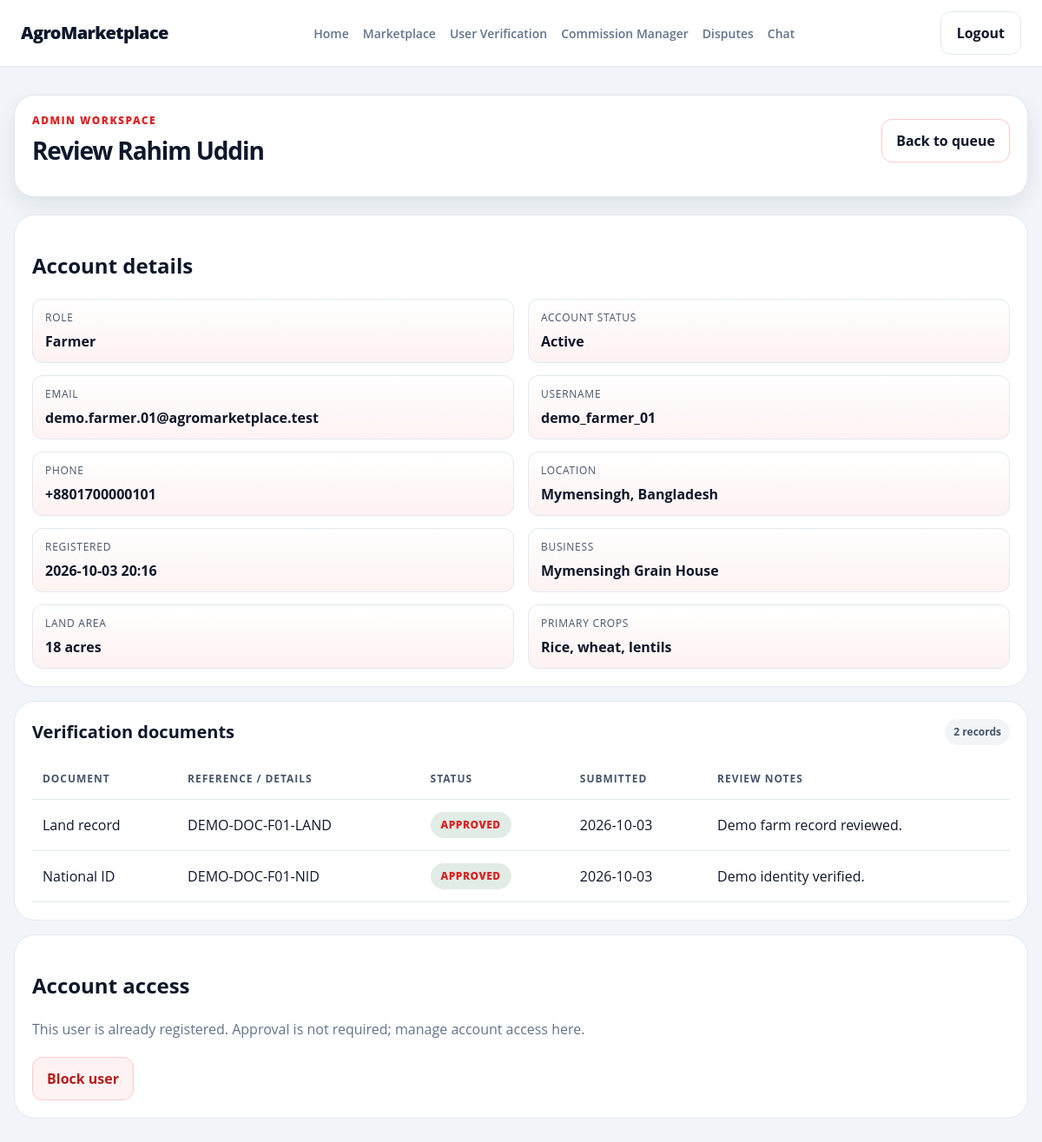
Screenshot of /admin/user-review.php?id=1 (signed in) with the database file from the repository.
### tables this page shows
CREATE TABLE `users` (
  `id` bigint UNSIGNED NOT NULL,
  `role` enum('buyer','farmer','delivery','admin') NOT NULL,
  `username` varchar(80) NOT NULL,
  `password` varchar(255) NOT NULL,
  `email` varchar(254) NOT NULL,
  `fullname` varchar(150) DEFAULT NULL,
  `phone` varchar(32) DEFAULT NULL,
  `address` text,
  `profile_description` text,
  `market_preferences` varchar(255) DEFAULT NULL,
  `business_name` varchar(180) DEFAULT NULL,
  `preferred_buying_category` varchar(100) DEFAULT NULL,
  `typical_order_volume` varchar(80) DEFAULT NULL,
  `land_area` varchar(80) DEFAULT NULL,
  `primary_crops` text,
  `verification_documents` text,
  `vehicle_capacity` varchar(100) DEFAULT NULL,
  `vehicle_license_plate` varchar(32) DEFAULT NULL,
  `account_status` enum('pending','active','suspended','closed') NOT NULL DEFAULT 'active',
  `created_at` timestamp NOT NULL DEFAULT CURRENT_TIMESTAMP,
  `updated_at` timestamp NOT NULL DEFAULT CURRENT_TIMESTAMP ON UPDATE CURRENT_TIMESTAMP
);

CREATE TABLE `user_verifications` (
  `id` bigint UNSIGNED NOT NULL,
  `user_id` bigint UNSIGNED NOT NULL,
  `document_type` varchar(100) NOT NULL,
  `document_reference` varchar(500) DEFAULT NULL,
  `status` enum('pending','approved','rejected') NOT NULL DEFAULT 'pending',
  `reviewed_by` bigint UNSIGNED DEFAULT NULL,
  `review_notes` text,
  `submitted_at` timestamp NOT NULL DEFAULT CURRENT_TIMESTAMP,
  `reviewed_at` datetime DEFAULT NULL
);

### database/app.php (called while the page is built, shortened)
<?php
require_once __DIR__ . '/connection.php';
function app_db(): PDO
{
    $connection = Database::getInstance()->getConnection();
    return $connection;
}
function app_database(): Database
{
    return Database::getInstance();
}
function escape_html(?string $value): string
{
    return htmlspecialchars($value ?? '', ENT_QUOTES, 'UTF-8');
}
function current_user(): ?array
{
    $user = app_database()->getUserInfo((int) $_SESSION['user_id']);
    return $user;
}
function require_role(array $roles): array
{
    $user = current_user();
    return $user;
}

### database/connection.php (called while the page is built, shortened)
<?php
class Database
{
    private static ?Database $instance = null;
    private ?PDO $conn = null;
    private function __construct()
    {
        $host = 'localhost';
        $port = '3306';
        $user = 'root';
        $pass = 'root';
        $database = 'agromarketplace';
        $charset = "utf8mb4";
        $dsn = "mysql:host=$host;port=$port;dbname=$database;charset=$charset";
        try {
            $this->conn = new PDO($dsn, $user, $pass, [
                PDO::ATTR_ERRMODE            => PDO::ERRMODE_EXCEPTION,
                PDO::ATTR_DEFAULT_FETCH_MODE => PDO::FETCH_ASSOC,
                PDO::ATTR_EMULATE_PREPARES   => false,
            ]);
        } catch (PDOException $e) {
            $this->conn = null;
            error_log("Database connection failed: " . $e->getMessage());
        }
    }
    public static function getInstance(): Database
    {
        if (self::$instance === null) {
            self::$instance = new Database();
        }
        return self::$instance;
    }
    public function getUserInfo(int $userId): ?array
    {
        $statement = $this->conn->prepare(
            'SELECT id, role, username, email, fullname, vehicle_capacity, vehicle_license_plate FROM users WHERE id = ? AND account_status = ?'
        );
        $statement->execute([$userId, 'active']);
        $user = $statement->fetch();
        return $user ?: null;
    }
    public function getAdminUserReview(int $userId): ?array
    {
        $statement = $this->conn->prepare(
            'SELECT id, role, username, email, fullname, phone, address, business_name,
                    preferred_buying_category, typical_order_volume, land_area, primary_crops,
                    verification_documents, vehicle_capacity, vehicle_license_plate,
                    account_status, created_at
             FROM users WHERE id = ?'
        );
        $statement->execute([$userId]);
        $user = $statement->fetch();
        return $user ?: null;
    }
    public function getUserVerifications(int $userId): array
    {
        $statement = $this->conn->prepare(
            'SELECT document_type, document_reference, status, review_notes, reviewed_at, submitted_at
             FROM user_verifications WHERE user_id = ? ORDER BY submitted_at DESC, id DESC'
        );
        $statement->execute([$userId]);
        return $statement->fetchAll();
    }
}

### admin/user-review.php (the view, shortened to what this page needs)
<?php
require_once __DIR__ . '/../database/app.php';
$admin = require_role(['admin']);
$database = app_database();
$userId = filter_var($_GET['id'] ?? null, FILTER_VALIDATE_INT);
$user = $database->getAdminUserReview((int) $userId);
$verifications = $database->getUserVerifications((int) $userId);
$displayName = $user['fullname'] ?: $user['username'];
?>
<!doctype html>
<html lang="en">
<head>
  <link rel="stylesheet" href="../colors.css">
  <link rel="stylesheet" href="../header.css">
  <link rel="stylesheet" href="admin.css">
</head>
<body>
  <header class="site-header">
    <div class="site-header-inner">
      <a class="brand" href="../index.php">AgroMarketplace</a>
      <nav class="nav" aria-label="Admin navigation">
        <a class="nav-link" href="index.php">Home</a>
        <a class="nav-link" href="marketplace.php">Marketplace</a>
        <a class="nav-link" href="user-verification.php">User Verification</a>
        <a class="nav-link" href="commission-manager.php">Commission Manager</a>
        <a class="nav-link" href="disputes.php">Disputes</a>
        <a class="nav-link" href="chat.php">Chat</a>
      </nav>
      <div class="site-header-actions">
        <a class="btn btn-ghost" href="../auth/logout.php">Logout</a>
      </div>
    </div>
  </header>
  <main class="page-shell">
    <section class="content-area">
      <section class="panel">
        <div class="page-head">
          <div>
            <p class="eyebrow">Admin workspace</p>
            <h1 class="page-title">Review <?= escape_html($displayName) ?></h1>
          </div>
          <a class="button button-secondary" href="user-verification.php">Back to queue</a>
        </div>
      </section>
      <section class="detail-layout single-column-detail">
        <article class="detail-card">
          <h2>Account details</h2>
          <div class="detail-meta">
            <div><span>Role</span><strong><?= escape_html(ucfirst($user['role'])) ?></strong></div>
            <div><span>Account status</span><strong><?= escape_html(ucfirst($user['account_status'])) ?></strong></div>
            <div><span>Email</span><strong><?= escape_html($user['email']) ?></strong></div>
            <div><span>Username</span><strong><?= escape_html($user['username']) ?></strong></div>
            <div><span>Phone</span><strong><?= escape_html($user['phone'] ?: 'Not provided') ?></strong></div>
            <div><span>Location</span><strong><?= escape_html($user['address'] ?: 'Not provided') ?></strong></div>
            <div><span>Registered</span><strong><?= escape_html(date('Y-m-d H:i', strtotime($user['created_at']))) ?></strong></div>
            <?php if ($user['business_name']): ?><div><span>Business</span><strong><?= escape_html($user['business_name']) ?></strong></div><?php endif; ?>
            <?php if ($user['land_area']): ?><div><span>Land area</span><strong><?= escape_html($user['land_area']) ?></strong></div><?php endif; ?>
            <?php if ($user['primary_crops']): ?><div><span>Primary crops</span><strong><?= escape_html($user['primary_crops']) ?></strong></div><?php endif; ?>
          </div>
        </article>
        <article class="detail-card">
          <div class="section-header">
            <h2>Verification documents</h2>
            <span class="pill pill-muted"><?= count($verifications) ?> records</span>
          </div>
          <?php if ($verifications): ?>
            <div class="table-wrap">
              <table class="data-table">
                <thead>
                  <tr><th>Document</th><th>Reference / details</th><th>Status</th><th>Submitted</th><th>Review notes</th></tr>
                </thead>
                <tbody>
                  <?php foreach ($verifications as $verification): ?>
                    <?php $statusClass = $verification['status'] === 'approved' ? 'status-approved' : ($verification['status'] === 'rejected' ? 'status-rejected' : 'status-pending'); ?>
                    <tr>
                      <td><?= escape_html($verification['document_type']) ?></td>
                      <td><?= escape_html($verification['document_reference'] ?: 'Not provided') ?></td>
                      <td><span class="status-badge <?= $statusClass ?>"><?= escape_html(ucfirst($verification['status'])) ?></span></td>
                      <td><?= escape_html(date('Y-m-d', strtotime($verification['submitted_at']))) ?></td>
                      <td><?= escape_html($verification['review_notes'] ?: '—') ?></td>
                    </tr>
                  <?php endforeach; ?>
                </tbody>
              </table>
            </div>
          <?php elseif ($user['verification_documents']): ?>
            <p class="detail-copy"><?= escape_html($user['verification_documents']) ?></p>
          <?php else: ?>
            <p class="empty-state">No verification documents have been submitted.</p>
          <?php endif; ?>
        </article>
        <article class="detail-card">
          <h2><?= $user['account_status'] === 'pending' ? 'Registration decision' : 'Account access' ?></h2>
          <?php if ((int) $user['id'] === (int) $admin['id']): ?>
            <p class="empty-state">You cannot change your own account.</p>
          <?php elseif ($user['account_status'] === 'active' || $user['account_status'] === 'suspended'): ?>
            <p class="meta-text">This user is already registered. Approval is not required; manage account access here.</p>
            <form method="post" class="detail-actions">
              <button class="button <?= $user['account_status'] === 'active' ? 'button-danger' : 'button-primary' ?>" type="submit"><?= $user['account_status'] === 'active' ? 'Block user' : 'Unblock user' ?></button>
            </form>
          <?php else: ?>
            <p class="empty-state">This account is closed and cannot be changed here.</p>
          <?php endif; ?>
        </article>
      </section>
    </section>
  </main>
</body>
</html>

### colors.css (style rules this page uses)
:root { --color-buyer-primary: #f97316; --color-buyer-dark: #c2410c; --color-buyer-light-bg: #fff7ed; --color-buyer-border: #fed7aa; --color-farmer-primary: #16a34a; --color-farmer-dark: #166534; --color-farmer-light-bg: #f0fdf4; --color-farmer-border: #bbf7d0; --color-admin-primary: #dc2626; --color-admin-dark: #991b1b; --color-admin-light-bg: #fef2f2; --color-admin-border: #fecaca; --color-delivery-primary: #7c3aed; --color-delivery-dark: #5b21b6; --color-delivery-light-bg: #f5f3ff; --color-delivery-border: #ddd6fe; --color-background: #f8fafc; --color-page-bg: #f1f5f9; --color-card-bg: #ffffff; --color-sidebar-bg: #f8fafc; --color-text: #0f172a; --color-text-soft: #475569; --color-muted: #64748b; --color-border: #e2e8f0; --color-border-strong: #cbd5e1; --color-white: #ffffff; --color-success: #16a34a; --color-warning: #f59e0b; --color-danger: #dc2626; --color-shadow: transparent; --outer-shadow: rgba(15, 23, 42, 0.08); --container-xl: 1200px; --container-lg: 1080px; --radius-sm: 10px; --radius-md: 16px; --radius-lg: 24px; --radius-xl: 32px; --space-1: 4px; --space-2: 8px; --space-3: 12px; --space-4: 16px; --space-5: 20px; --space-6: 24px; --space-8: 32px; --space-10: 40px; --space-12: 48px; --space-16: 64px; }
html { font-family: "Open Sans", sans-serif; }
* { box-sizing:border-box }
body { margin:0;background:var(--color-page-bg);color:var(--color-text);line-height:1.5 }
a { color:inherit }
button, input, select { font: inherit; }

### header.css (style rules this page uses)
.site-header { position: sticky; top: 0; z-index: 10; background: rgba(255, 255, 255, 0.94); backdrop-filter: blur(10px); border-bottom: 1px solid var(--color-border); }
.site-header-inner { max-width: var(--container-xl); min-height: var(--header-height, 76px); margin: 0 auto; padding: 0 24px; display: flex; align-items: center; justify-content: space-between; gap: 16px; }
.brand { text-decoration: none; color: var(--color-text); font-size: 20px; font-weight: 800; letter-spacing: -0.03em; }
.nav { display: flex; align-items: center; gap: 16px; flex-wrap: wrap; }
.nav-link { color: var(--color-muted); text-decoration: none; font-size: 14px; font-weight: 600; transition: color 0.2s ease; }
.site-header-actions { display: flex; align-items: center; gap: 12px; }

### rows the page displays
users: fullname "Rahim Uddin", role "Farmer", account_status "Active", email "demo.farmer.01@agromarketplace.test", username "demo_farmer_01", phone "+8801700000101", address "Mymensingh, Bangladesh", created_at "2026-10-03 20:16", business_name "Mymensingh Grain House", land_area "18 acres", primary_crops "Rice, wheat, lentils"
user_verifications: document_type "Land record", document_reference "DEMO-DOC-F01-LAND", status "APPROVED", submitted_at "2026-10-03", review_notes "Demo farm record reviewed."
user_verifications: document_type "National ID", document_reference "DEMO-DOC-F01-NID", status "APPROVED", submitted_at "2026-10-03", review_notes "Demo identity verified."

### other values shown
count($verifications) "2"
